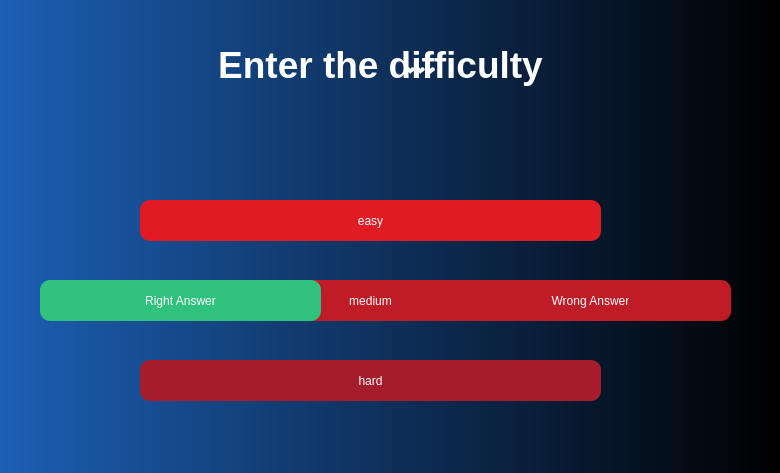
<?xml version="1.0" encoding="UTF-8"?>
<ui version="4.0">
    <class>survival_mode</class>
    <widget class="QWidget" name="survival_mode">
        <property name="geometry">
            <rect>
                <x>0</x>
                <y>0</y>
                <width>780</width>
                <height>473</height>
            </rect>
        </property>
        <property name="windowTitle">
            <string>Form</string>
        </property>
        <property name="styleSheet">
            <string notr="true">background-color: qradialgradient(spread:repeat, cx:0.5, cy:0.5, radius:0.077, fx:0.5, fy:0.5, stop:0 rgba(0, 0, 0, 255), stop:0.497326 rgba(0, 0, 0, 147), stop:1 rgba(0, 169, 255, 147));</string>
        </property>
        <widget class="QStackedWidget" name="stacked">
            <property name="geometry">
                <rect>
                    <x>0</x>
                    <y>0</y>
                    <width>780</width>
                    <height>473</height>
                </rect>
            </property>
            <property name="styleSheet">
                <string notr="true">background-color: qlineargradient(spread:pad, x1:0, y1:1, x2:1, y2:1, stop:0 rgba(28, 95, 180, 255), stop:1 rgba(0, 0, 0, 255));
                    color: rgb(255, 255, 255);</string>
            </property>
            <widget class="QWidget" name="page_3">
                <widget class="QLabel" name="label_5">
                    <property name="geometry">
                        <rect>
                            <x>190</x>
                            <y>20</y>
                            <width>381</width>
                            <height>91</height>
                        </rect>
                    </property>
                    <property name="styleSheet">
                        <string notr="true">color: rgb(255, 255, 255);
                            background-color: rgba(191, 64, 64, 0);</string>
                    </property>
                    <property name="text">
                        <string>&lt;html&gt;&lt;head/&gt;&lt;body&gt;&lt;p align=&quot;center&quot;&gt;&lt;span style=&quot; font-size:28pt; font-weight:600;&quot;&gt;Enter the difficulty&lt;/span&gt;&lt;/p&gt;&lt;/body&gt;&lt;/html&gt;</string>
                    </property>
                </widget>
                <widget class="QPushButton" name="dif_e">
                    <property name="geometry">
                        <rect>
                            <x>140</x>
                            <y>200</y>
                            <width>461</width>
                            <height>41</height>
                        </rect>
                    </property>
                    <property name="styleSheet">
                        <string notr="true">border-radius: 10px;
                            border-color: black;
                            font: 57 16pt &quot;Ubuntu Sans&quot;;
                            color: rgb(255, 255, 255);
                            background-color: rgb(224, 27, 36);</string>
                    </property>
                    <property name="text">
                        <string>easy</string>
                    </property>
                </widget>
                <widget class="QPushButton" name="dif_m">
                    <property name="geometry">
                        <rect>
                            <x>140</x>
                            <y>280</y>
                            <width>461</width>
                            <height>41</height>
                        </rect>
                    </property>
                    <property name="styleSheet">
                        <string notr="true">border-radius: 10px;
                            background-color: rgb(192, 28, 40);
                            border-color: black;
                            font: 57 16pt &quot;Ubuntu Sans&quot;;
                            color: rgb(255, 255, 255);</string>
                    </property>
                    <property name="text">
                        <string>medium</string>
                    </property>
                </widget>
                <widget class="QPushButton" name="dif_h">
                    <property name="geometry">
                        <rect>
                            <x>140</x>
                            <y>360</y>
                            <width>461</width>
                            <height>41</height>
                        </rect>
                    </property>
                    <property name="styleSheet">
                        <string notr="true">border-radius: 10px;
                            background-color: rgb(165, 29, 45);
                            border-color: black;
                            font: 57 16pt &quot;Ubuntu Sans&quot;;
                            color: rgb(255, 255, 255);</string>
                    </property>
                    <property name="text">
                        <string>hard</string>
                    </property>
                </widget>
            </widget>
            <widget class="QWidget" name="page_5">
                <widget class="QLabel" name="turn">
                    <property name="geometry">
                        <rect>
                            <x>140</x>
                            <y>20</y>
                            <width>511</width>
                            <height>81</height>
                        </rect>
                    </property>
                    <property name="styleSheet">
                        <string notr="true">background-color: rgba(191, 64, 64, 0);
                            font: 81 20pt &quot;Ubuntu Sans&quot;;
                            color: rgb(255, 255, 255);</string>
                    </property>
                    <property name="text">
                        <string>&lt;html&gt;&lt;head/&gt;&lt;body&gt;&lt;p align=&quot;center&quot;&gt;You only have 3 hearts&lt;/p&gt;&lt;/body&gt;&lt;/html&gt;</string>
                    </property>
                    <property name="alignment">
                        <set>Qt::AlignCenter</set>
                    </property>
                    <property name="wordWrap">
                        <bool>true</bool>
                    </property>
                </widget>
                <widget class="QLabel" name="hint_1">
                    <property name="geometry">
                        <rect>
                            <x>190</x>
                            <y>220</y>
                            <width>411</width>
                            <height>71</height>
                        </rect>
                    </property>
                    <property name="styleSheet">
                        <string notr="true">background-color: rgba(191, 64, 64, 0);
                            color: rgb(255, 255, 255);
                            font: 75 12pt &quot;Ubuntu Sans&quot;;</string>
                    </property>
                    <property name="text">
                        <string>TextLabel</string>
                    </property>
                    <property name="alignment">
                        <set>Qt::AlignCenter</set>
                    </property>
                    <property name="wordWrap">
                        <bool>true</bool>
                    </property>
                </widget>
                <widget class="QToolButton" name="turner_btn">
                    <property name="geometry">
                        <rect>
                            <x>340</x>
                            <y>390</y>
                            <width>121</width>
                            <height>31</height>
                        </rect>
                    </property>
                    <property name="styleSheet">
                        <string notr="true">border-radius: 10px;
                            color: rgb(255, 255, 255);</string>
                    </property>
                    <property name="text">
                        <string>Let's go</string>
                    </property>
                </widget>
            </widget>
            <widget class="QWidget" name="ctr_1">
                <property name="styleSheet">
                    <string notr="true">background-color: rgb(192, 28, 40);</string>
                </property>
                <widget class="QLabel" name="label_6">
                    <property name="geometry">
                        <rect>
                            <x>0</x>
                            <y>0</y>
                            <width>780</width>
                            <height>473</height>
                        </rect>
                    </property>
                    <property name="styleSheet">
                        <string notr="true">color: rgb(255, 255, 255);</string>
                    </property>
                    <property name="text">
                        <string>&lt;html&gt;&lt;head/&gt;&lt;body&gt;&lt;p align=&quot;center&quot;&gt;&lt;span style=&quot; font-size:72pt; font-weight:600;&quot;&gt;3&lt;/span&gt;&lt;/p&gt;&lt;/body&gt;&lt;/html&gt;</string>
                    </property>
                </widget>
            </widget>
            <widget class="QWidget" name="ctr_2">
                <property name="styleSheet">
                    <string notr="true">background-color: rgb(46, 194, 126);</string>
                </property>
                <widget class="QLabel" name="label_7">
                    <property name="geometry">
                        <rect>
                            <x>0</x>
                            <y>0</y>
                            <width>780</width>
                            <height>473</height>
                        </rect>
                    </property>
                    <property name="styleSheet">
                        <string notr="true">color: rgb(255, 255, 255);</string>
                    </property>
                    <property name="text">
                        <string>&lt;html&gt;&lt;head/&gt;&lt;body&gt;&lt;p align=&quot;center&quot;&gt;&lt;span style=&quot; font-size:72pt; font-weight:600;&quot;&gt;2&lt;/span&gt;&lt;/p&gt;&lt;/body&gt;&lt;/html&gt;</string>
                    </property>
                </widget>
            </widget>
            <widget class="QWidget" name="ctr_3">
                <property name="styleSheet">
                    <string notr="true">background-color: rgb(56, 110, 255);</string>
                </property>
                <widget class="QLabel" name="label_8">
                    <property name="geometry">
                        <rect>
                            <x>0</x>
                            <y>0</y>
                            <width>780</width>
                            <height>473</height>
                        </rect>
                    </property>
                    <property name="styleSheet">
                        <string notr="true">color: rgb(255, 255, 255);</string>
                    </property>
                    <property name="text">
                        <string>&lt;html&gt;&lt;head/&gt;&lt;body&gt;&lt;p align=&quot;center&quot;&gt;&lt;span style=&quot; font-size:72pt; font-weight:600;&quot;&gt;1&lt;/span&gt;&lt;/p&gt;&lt;/body&gt;&lt;/html&gt;</string>
                    </property>
                </widget>
            </widget>
            <widget class="QWidget" name="page">
                <property name="styleSheet">
                    <string notr="true">background-color: rgb(56, 110, 255);</string>
                </property>
                <widget class="QLabel" name="label_9">
                    <property name="geometry">
                        <rect>
                            <x>0</x>
                            <y>0</y>
                            <width>780</width>
                            <height>473</height>
                        </rect>
                    </property>
                    <property name="styleSheet">
                        <string notr="true">color: rgb(255, 255, 255);</string>
                    </property>
                    <property name="text">
                        <string>&lt;html&gt;&lt;head/&gt;&lt;body&gt;&lt;p align=&quot;center&quot;&gt;&lt;span style=&quot; font-size:72pt; font-weight:600;&quot;&gt;Go!&lt;/span&gt;&lt;/p&gt;&lt;/body&gt;&lt;/html&gt;</string>
                    </property>
                </widget>
            </widget>
        </widget>
        <widget class="QPushButton" name="rightAnswer">
            <property name="geometry">
                <rect>
                    <x>40</x>
                    <y>280</y>
                    <width>281</width>
                    <height>41</height>
                </rect>
            </property>
            <property name="styleSheet">
                <string notr="true">border-radius: 10px;
                    font: 57 16pt &quot;Ubuntu Sans&quot;;
                    color: rgb(255, 255, 255);
                    background-color: rgb(46, 194, 126);</string>
            </property>
            <property name="text">
                <string>Right Answer</string>
            </property>
        </widget>
        <widget class="QPushButton" name="wrongAnswer">
            <property name="geometry">
                <rect>
                    <x>450</x>
                    <y>280</y>
                    <width>281</width>
                    <height>41</height>
                </rect>
            </property>
            <property name="styleSheet">
                <string notr="true">border-radius: 10px;
                    font: 57 16pt &quot;Ubuntu Sans&quot;;
                    color: rgb(255, 255, 255);
                    background-color: rgb(192, 28, 40);</string>
            </property>
            <property name="text">
                <string>Wrong Answer</string>
            </property>
        </widget>
        <widget class="QLabel" name="hearts">
            <property name="geometry">
                <rect>
                    <x>280</x>
                    <y>40</y>
                    <width>281</width>
                    <height>61</height>
                </rect>
            </property>
            <property name="styleSheet">
                <string notr="true">color: rgb(255, 255, 255);
                    font: 57 22pt &quot;Ubuntu Sans&quot;;
                    background-color: rgba(0, 169, 255, 0);</string>
            </property>
            <property name="text">
                <string>&lt;html&gt;&lt;head/&gt;&lt;body&gt;&lt;p align=&quot;center&quot;&gt;&lt;span style=&quot; font-weight:600;&quot;&gt;❤❤❤&lt;/span&gt;&lt;/p&gt;&lt;/body&gt;&lt;/html&gt;</string>
            </property>
            <property name="alignment">
                <set>Qt::AlignCenter</set>
            </property>
        </widget>
    </widget>
    <resources/>
    <connections/>
</ui>
